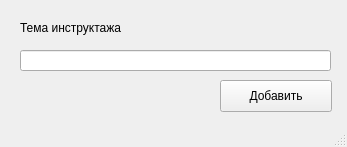
<?xml version="1.0" encoding="UTF-8"?>
<ui version="4.0">
 <class>MainWindow</class>
 <widget class="QMainWindow" name="MainWindow">
  <property name="geometry">
   <rect>
    <x>0</x>
    <y>0</y>
    <width>347</width>
    <height>147</height>
   </rect>
  </property>
  <property name="windowTitle">
   <string>Добавить тему инструктажа</string>
  </property>
  <widget class="QWidget" name="centralwidget">
   <widget class="QLineEdit" name="lineEdit">
    <property name="geometry">
     <rect>
      <x>20</x>
      <y>50</y>
      <width>311</width>
      <height>21</height>
     </rect>
    </property>
   </widget>
   <widget class="QLabel" name="label">
    <property name="geometry">
     <rect>
      <x>20</x>
      <y>20</y>
      <width>141</width>
      <height>16</height>
     </rect>
    </property>
    <property name="text">
     <string>Тема инструктажа</string>
    </property>
   </widget>
   <widget class="QPushButton" name="pushButton">
    <property name="geometry">
     <rect>
      <x>220</x>
      <y>80</y>
      <width>112</width>
      <height>32</height>
     </rect>
    </property>
    <property name="text">
     <string>Добавить</string>
    </property>
   </widget>
  </widget>
  <widget class="QStatusBar" name="statusbar"/>
 </widget>
 <resources/>
 <connections/>
</ui>
